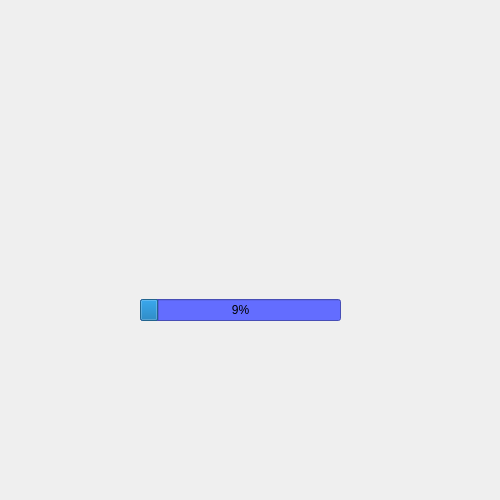
<?xml version="1.0" encoding="UTF-8"?>
<ui version="4.0">
 <class>SplashScreen</class>
 <widget class="QMainWindow" name="SplashScreen">
  <property name="geometry">
   <rect>
    <x>0</x>
    <y>0</y>
    <width>500</width>
    <height>500</height>
   </rect>
  </property>
  <property name="minimumSize">
   <size>
    <width>500</width>
    <height>500</height>
   </size>
  </property>
  <property name="maximumSize">
   <size>
    <width>500</width>
    <height>500</height>
   </size>
  </property>
  <property name="windowTitle">
   <string>MainWindow</string>
  </property>
  <widget class="QWidget" name="centralwidget">
   <property name="autoFillBackground">
    <bool>false</bool>
   </property>
   <layout class="QVBoxLayout" name="verticalLayout">
    <property name="spacing">
     <number>0</number>
    </property>
    <property name="leftMargin">
     <number>10</number>
    </property>
    <property name="topMargin">
     <number>10</number>
    </property>
    <property name="rightMargin">
     <number>10</number>
    </property>
    <property name="bottomMargin">
     <number>10</number>
    </property>
    <item>
     <widget class="QFrame" name="frame">
      <property name="frameShape">
       <enum>QFrame::NoFrame</enum>
      </property>
      <property name="frameShadow">
       <enum>QFrame::Raised</enum>
      </property>
      <widget class="QWidget" name="layoutWidget">
       <property name="geometry">
        <rect>
         <x>130</x>
         <y>50</y>
         <width>201</width>
         <height>261</height>
        </rect>
       </property>
       <layout class="QVBoxLayout" name="verticalLayout_2">
        <item>
         <widget class="QWidget" name="widget" native="true">
          <widget class="QLabel" name="label">
           <property name="geometry">
            <rect>
             <x>9</x>
             <y>9</y>
             <width>180</width>
             <height>219</height>
            </rect>
           </property>
           <property name="text">
            <string/>
           </property>
           <property name="pixmap">
            <pixmap>iaop.png</pixmap>
           </property>
          </widget>
         </widget>
        </item>
        <item>
         <widget class="QProgressBar" name="progressBar">
          <property name="palette">
           <palette>
            <active>
             <colorrole role="WindowText">
              <brush brushstyle="SolidPattern">
               <color alpha="255">
                <red>0</red>
                <green>0</green>
                <blue>0</blue>
               </color>
              </brush>
             </colorrole>
             <colorrole role="Button">
              <brush brushstyle="SolidPattern">
               <color alpha="255">
                <red>99</red>
                <green>109</green>
                <blue>255</blue>
               </color>
              </brush>
             </colorrole>
             <colorrole role="Light">
              <brush brushstyle="SolidPattern">
               <color alpha="255">
                <red>184</red>
                <green>187</green>
                <blue>255</blue>
               </color>
              </brush>
             </colorrole>
             <colorrole role="Midlight">
              <brush brushstyle="SolidPattern">
               <color alpha="255">
                <red>129</red>
                <green>134</green>
                <blue>247</blue>
               </color>
              </brush>
             </colorrole>
             <colorrole role="Dark">
              <brush brushstyle="SolidPattern">
               <color alpha="255">
                <red>37</red>
                <green>41</green>
                <blue>120</blue>
               </color>
              </brush>
             </colorrole>
             <colorrole role="Mid">
              <brush brushstyle="SolidPattern">
               <color alpha="255">
                <red>49</red>
                <green>54</green>
                <blue>160</blue>
               </color>
              </brush>
             </colorrole>
             <colorrole role="Text">
              <brush brushstyle="SolidPattern">
               <color alpha="255">
                <red>0</red>
                <green>0</green>
                <blue>0</blue>
               </color>
              </brush>
             </colorrole>
             <colorrole role="BrightText">
              <brush brushstyle="SolidPattern">
               <color alpha="255">
                <red>255</red>
                <green>255</green>
                <blue>255</blue>
               </color>
              </brush>
             </colorrole>
             <colorrole role="ButtonText">
              <brush brushstyle="SolidPattern">
               <color alpha="255">
                <red>0</red>
                <green>0</green>
                <blue>0</blue>
               </color>
              </brush>
             </colorrole>
             <colorrole role="Base">
              <brush brushstyle="SolidPattern">
               <color alpha="255">
                <red>99</red>
                <green>109</green>
                <blue>255</blue>
               </color>
              </brush>
             </colorrole>
             <colorrole role="Window">
              <brush brushstyle="SolidPattern">
               <color alpha="255">
                <red>99</red>
                <green>109</green>
                <blue>255</blue>
               </color>
              </brush>
             </colorrole>
             <colorrole role="Shadow">
              <brush brushstyle="SolidPattern">
               <color alpha="255">
                <red>0</red>
                <green>0</green>
                <blue>0</blue>
               </color>
              </brush>
             </colorrole>
             <colorrole role="AlternateBase">
              <brush brushstyle="SolidPattern">
               <color alpha="255">
                <red>164</red>
                <green>168</green>
                <blue>247</blue>
               </color>
              </brush>
             </colorrole>
             <colorrole role="ToolTipBase">
              <brush brushstyle="SolidPattern">
               <color alpha="255">
                <red>255</red>
                <green>255</green>
                <blue>220</blue>
               </color>
              </brush>
             </colorrole>
             <colorrole role="ToolTipText">
              <brush brushstyle="SolidPattern">
               <color alpha="255">
                <red>0</red>
                <green>0</green>
                <blue>0</blue>
               </color>
              </brush>
             </colorrole>
             <colorrole role="PlaceholderText">
              <brush brushstyle="SolidPattern">
               <color alpha="128">
                <red>0</red>
                <green>0</green>
                <blue>0</blue>
               </color>
              </brush>
             </colorrole>
            </active>
            <inactive>
             <colorrole role="WindowText">
              <brush brushstyle="SolidPattern">
               <color alpha="255">
                <red>0</red>
                <green>0</green>
                <blue>0</blue>
               </color>
              </brush>
             </colorrole>
             <colorrole role="Button">
              <brush brushstyle="SolidPattern">
               <color alpha="255">
                <red>99</red>
                <green>109</green>
                <blue>255</blue>
               </color>
              </brush>
             </colorrole>
             <colorrole role="Light">
              <brush brushstyle="SolidPattern">
               <color alpha="255">
                <red>184</red>
                <green>187</green>
                <blue>255</blue>
               </color>
              </brush>
             </colorrole>
             <colorrole role="Midlight">
              <brush brushstyle="SolidPattern">
               <color alpha="255">
                <red>129</red>
                <green>134</green>
                <blue>247</blue>
               </color>
              </brush>
             </colorrole>
             <colorrole role="Dark">
              <brush brushstyle="SolidPattern">
               <color alpha="255">
                <red>37</red>
                <green>41</green>
                <blue>120</blue>
               </color>
              </brush>
             </colorrole>
             <colorrole role="Mid">
              <brush brushstyle="SolidPattern">
               <color alpha="255">
                <red>49</red>
                <green>54</green>
                <blue>160</blue>
               </color>
              </brush>
             </colorrole>
             <colorrole role="Text">
              <brush brushstyle="SolidPattern">
               <color alpha="255">
                <red>0</red>
                <green>0</green>
                <blue>0</blue>
               </color>
              </brush>
             </colorrole>
             <colorrole role="BrightText">
              <brush brushstyle="SolidPattern">
               <color alpha="255">
                <red>255</red>
                <green>255</green>
                <blue>255</blue>
               </color>
              </brush>
             </colorrole>
             <colorrole role="ButtonText">
              <brush brushstyle="SolidPattern">
               <color alpha="255">
                <red>0</red>
                <green>0</green>
                <blue>0</blue>
               </color>
              </brush>
             </colorrole>
             <colorrole role="Base">
              <brush brushstyle="SolidPattern">
               <color alpha="255">
                <red>99</red>
                <green>109</green>
                <blue>255</blue>
               </color>
              </brush>
             </colorrole>
             <colorrole role="Window">
              <brush brushstyle="SolidPattern">
               <color alpha="255">
                <red>99</red>
                <green>109</green>
                <blue>255</blue>
               </color>
              </brush>
             </colorrole>
             <colorrole role="Shadow">
              <brush brushstyle="SolidPattern">
               <color alpha="255">
                <red>0</red>
                <green>0</green>
                <blue>0</blue>
               </color>
              </brush>
             </colorrole>
             <colorrole role="AlternateBase">
              <brush brushstyle="SolidPattern">
               <color alpha="255">
                <red>164</red>
                <green>168</green>
                <blue>247</blue>
               </color>
              </brush>
             </colorrole>
             <colorrole role="ToolTipBase">
              <brush brushstyle="SolidPattern">
               <color alpha="255">
                <red>255</red>
                <green>255</green>
                <blue>220</blue>
               </color>
              </brush>
             </colorrole>
             <colorrole role="ToolTipText">
              <brush brushstyle="SolidPattern">
               <color alpha="255">
                <red>0</red>
                <green>0</green>
                <blue>0</blue>
               </color>
              </brush>
             </colorrole>
             <colorrole role="PlaceholderText">
              <brush brushstyle="SolidPattern">
               <color alpha="128">
                <red>0</red>
                <green>0</green>
                <blue>0</blue>
               </color>
              </brush>
             </colorrole>
            </inactive>
            <disabled>
             <colorrole role="WindowText">
              <brush brushstyle="SolidPattern">
               <color alpha="255">
                <red>37</red>
                <green>41</green>
                <blue>120</blue>
               </color>
              </brush>
             </colorrole>
             <colorrole role="Button">
              <brush brushstyle="SolidPattern">
               <color alpha="255">
                <red>99</red>
                <green>109</green>
                <blue>255</blue>
               </color>
              </brush>
             </colorrole>
             <colorrole role="Light">
              <brush brushstyle="SolidPattern">
               <color alpha="255">
                <red>184</red>
                <green>187</green>
                <blue>255</blue>
               </color>
              </brush>
             </colorrole>
             <colorrole role="Midlight">
              <brush brushstyle="SolidPattern">
               <color alpha="255">
                <red>129</red>
                <green>134</green>
                <blue>247</blue>
               </color>
              </brush>
             </colorrole>
             <colorrole role="Dark">
              <brush brushstyle="SolidPattern">
               <color alpha="255">
                <red>37</red>
                <green>41</green>
                <blue>120</blue>
               </color>
              </brush>
             </colorrole>
             <colorrole role="Mid">
              <brush brushstyle="SolidPattern">
               <color alpha="255">
                <red>49</red>
                <green>54</green>
                <blue>160</blue>
               </color>
              </brush>
             </colorrole>
             <colorrole role="Text">
              <brush brushstyle="SolidPattern">
               <color alpha="255">
                <red>37</red>
                <green>41</green>
                <blue>120</blue>
               </color>
              </brush>
             </colorrole>
             <colorrole role="BrightText">
              <brush brushstyle="SolidPattern">
               <color alpha="255">
                <red>255</red>
                <green>255</green>
                <blue>255</blue>
               </color>
              </brush>
             </colorrole>
             <colorrole role="ButtonText">
              <brush brushstyle="SolidPattern">
               <color alpha="255">
                <red>37</red>
                <green>41</green>
                <blue>120</blue>
               </color>
              </brush>
             </colorrole>
             <colorrole role="Base">
              <brush brushstyle="SolidPattern">
               <color alpha="255">
                <red>99</red>
                <green>109</green>
                <blue>255</blue>
               </color>
              </brush>
             </colorrole>
             <colorrole role="Window">
              <brush brushstyle="SolidPattern">
               <color alpha="255">
                <red>99</red>
                <green>109</green>
                <blue>255</blue>
               </color>
              </brush>
             </colorrole>
             <colorrole role="Shadow">
              <brush brushstyle="SolidPattern">
               <color alpha="255">
                <red>0</red>
                <green>0</green>
                <blue>0</blue>
               </color>
              </brush>
             </colorrole>
             <colorrole role="AlternateBase">
              <brush brushstyle="SolidPattern">
               <color alpha="255">
                <red>74</red>
                <green>82</green>
                <blue>240</blue>
               </color>
              </brush>
             </colorrole>
             <colorrole role="ToolTipBase">
              <brush brushstyle="SolidPattern">
               <color alpha="255">
                <red>255</red>
                <green>255</green>
                <blue>220</blue>
               </color>
              </brush>
             </colorrole>
             <colorrole role="ToolTipText">
              <brush brushstyle="SolidPattern">
               <color alpha="255">
                <red>0</red>
                <green>0</green>
                <blue>0</blue>
               </color>
              </brush>
             </colorrole>
             <colorrole role="PlaceholderText">
              <brush brushstyle="SolidPattern">
               <color alpha="128">
                <red>0</red>
                <green>0</green>
                <blue>0</blue>
               </color>
              </brush>
             </colorrole>
            </disabled>
           </palette>
          </property>
          <property name="styleSheet">
           <string notr="true">background-color: rgb(99, 109, 255);</string>
          </property>
          <property name="minimum">
           <number>0</number>
          </property>
          <property name="value">
           <number>9</number>
          </property>
          <property name="alignment">
           <set>Qt::AlignCenter</set>
          </property>
         </widget>
        </item>
       </layout>
      </widget>
     </widget>
    </item>
   </layout>
  </widget>
 </widget>
 <resources/>
 <connections/>
</ui>
